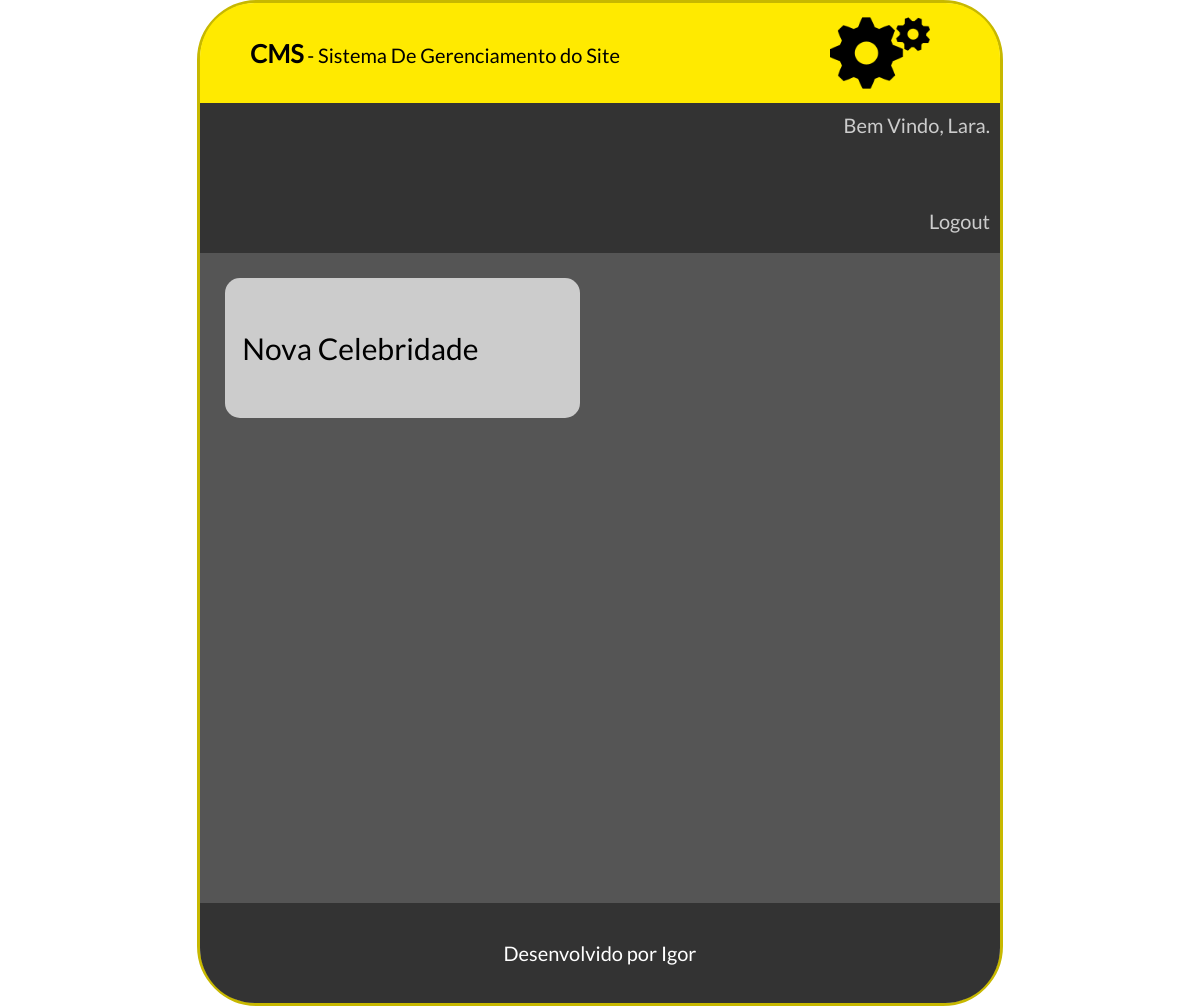
/cms/admincelebridade.php (signed in), run on an earlier commit of the app's database.
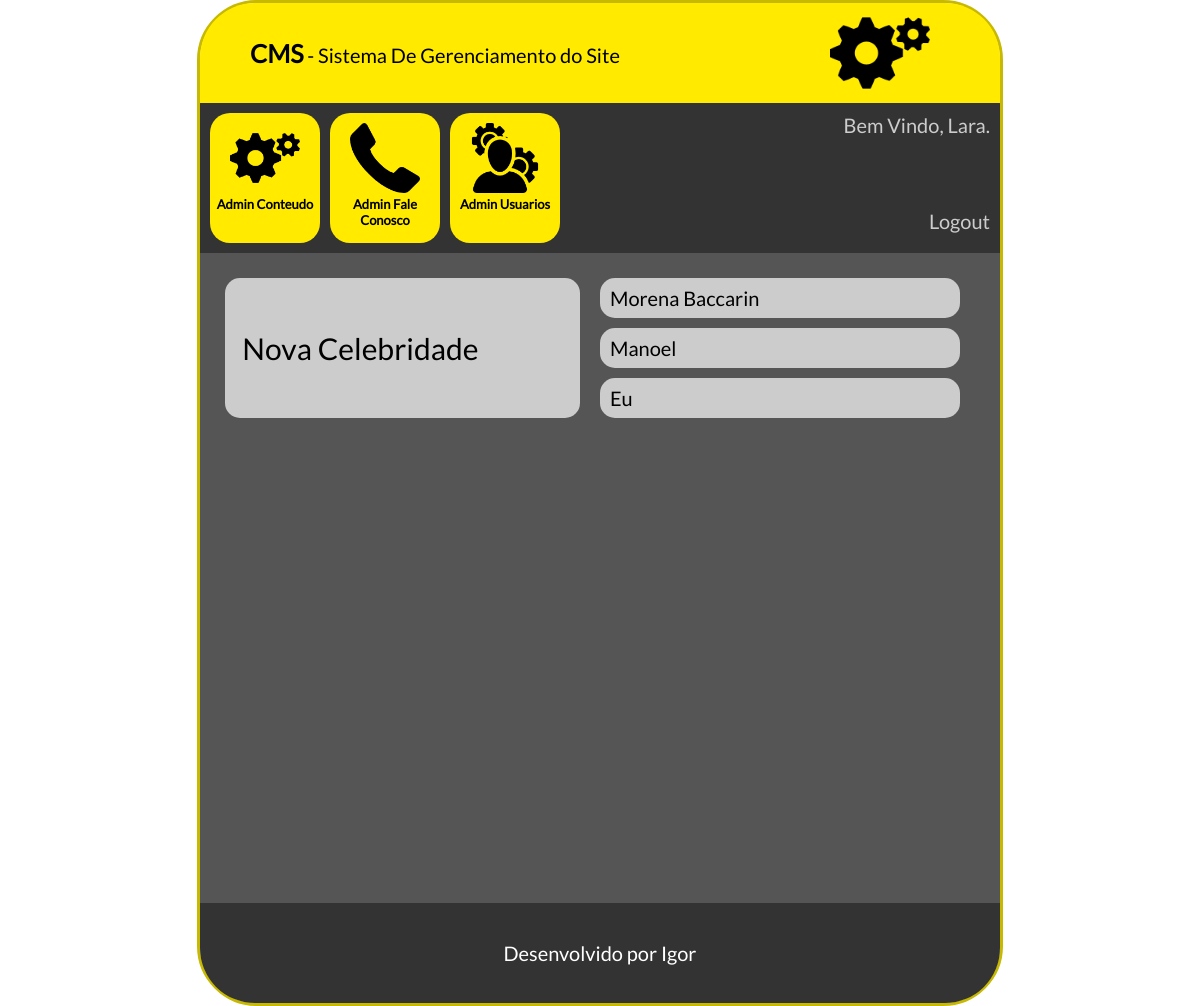
And on a later commit of the database.
### tables this page shows
CREATE TABLE `tbl_celebridades` (
  `id` int(11) NOT NULL AUTO_INCREMENT,
  `nome` varchar(250) NOT NULL,
  `sobre` longtext NOT NULL,
  `imagem` varchar(250) NOT NULL,
  `ativo` int(11) NOT NULL,
  PRIMARY KEY (`id`)
);

### cms/conexao.php (called while the page is built)
<?php
    function conexaoDb(){
        $host = "localhost";
        $database = "db_banca";
        $user = "root";
        $password = "bcd127";
        if(!$conexao = mysqli_connect($host,$user,$password,$database)){
            echo('Erro na conexão com o Banco de Dados');
        }
        return $conexao;
    }
?>

### cms/admincelebridade.php (the view, shortened to what this page needs)
<?php
    include_once "db.php";
    $selectLogin = selectUsuarioBanco($_SESSION["idLogin"]);
    $rsLogado = mysqli_fetch_array($selectLogin);
    $nomeLogado = $rsLogado["nome"];
    $idNivelLogado = $rsLogado["id_nivel"];
    $selectNivelUsuario = selectNivelBanco($idNivelLogado);
    $rsNivelLogado = mysqli_fetch_array($selectNivelUsuario);
    $nivelLogado = $rsNivelLogado["nome"];
    $select = selectCelebridadesBanco();
?>
<!doctype html>
<html lang="pt-br">
	<head>
        <link rel="stylesheet" type="text/css" href="css/style.css">
	</head>
	<body>
        <main id="caixaPrincipal">
            <div id="caixaLogo">
                <span class="textoGrande">CMS</span> - Sistema De Gerenciamento do Site
                <div id="logo"><img src="icones/config.png"></div>
            </div>
            <div id="caixaOpcoes">
                <?php pegarItens($nivelLogado); ?>
                <div id="caixaUsuario">
                    Bem Vindo, <?php echo($nomeLogado)?>.<br><br><br><br>
                    <a href="../login.php?modo=logout"><span class="branco">Logout</span></a>
                </div>
            </div>
            <div id="caixaConteudo">
                <div class=colunaConteudo>
                    <a href="cadastrarcelebridade.php">
                        <div class="caixaOpcao">
                             &nbsp;&nbsp; Nova Celebridade
                        </div>
                    </a>
                </div>
                <div class=colunaConteudoContatoNivel>
                    <?php
                    while($rsCelebridades = mysqli_fetch_array($select)){
                    ?>
                        <div class="usuarioNivel">
                             <?php echo($rsCelebridades['nome'])?>
                        </div>
                    <?php } ?>
                </div>
            </div>
            <footer id="rodape">
                Desenvolvido por Igor
            </footer>
        </main>
    </body>
</html>

### cms/db.php (shortened to what this page needs)
<?php
    include_once "conexao.php";
    function selectUsuarioBanco($id){
        $sql = "SELECT * from tbl_usuarios WHERE id=". $id;
        return mysqli_query(conexaoDb(), $sql);
    }
    function selectNivelBanco($id){
        $sql = "SELECT * from tbl_niveis WHERE id=" . $id;
        return mysqli_query(conexaoDb(), $sql);
    }
    function selectCelebridadesBanco(){
        $sql = "SELECT * from tbl_celebridades";
        return mysqli_query(conexaoDb(), $sql);
    }
	function pegarItens($nivel){
		if($nivel == "Administrador"){
			echo('<a href="adminconteudo.php">
                    <div class="caixaItem">
                        <img src="icones/config.png"><br>
                        Admin Conteudo
                    </div>
                </a>
                <a href="faleconosco.php">
                    <div class="caixaItem">
                        <img src="icones/contato.png"><br>
                        Admin Fale Conosco
                    </div>
                </a>
                <a href="produtos.php">
                    <div class="caixaItem">
                        <img src="icones/produtos.png"><br>
                        Admin Produtos
                    </div>
                </a>
                <a href="usuarios.php">
                    <div class="caixaItem">
                        <img src="icones/admin.png"><br>
                        Admin Usuarios
                    </div>
                </a>');
		}else if ($nivel == "Operador"){
			echo('<a href="adminconteudo.php">
                    <div class="caixaItem">
                        <img src="icones/config.png"><br>
                        Admin Conteudo
                    </div>
                </a>
                <a href="faleconosco.php">
                    <div class="caixaItem">
                        <img src="icones/contato.png"><br>
                        Admin Fale Conosco
                    </div>
                </a>
				<a href="usuarios.php">
                    <div class="caixaItem">
                        <img src="icones/admin.png"><br>
                        Admin Usuarios
                    </div>
                </a>');
		}
	}
?>

What changed in the data, as far as the page shows it:
added tbl_celebridades: nome "Morena Baccarin"
added tbl_celebridades: nome "Manoel"
added tbl_celebridades: nome "Eu"
Also different on the page:
text now shown: "Admin Conteudo Admin Fale Conosco Admin Usuarios"
